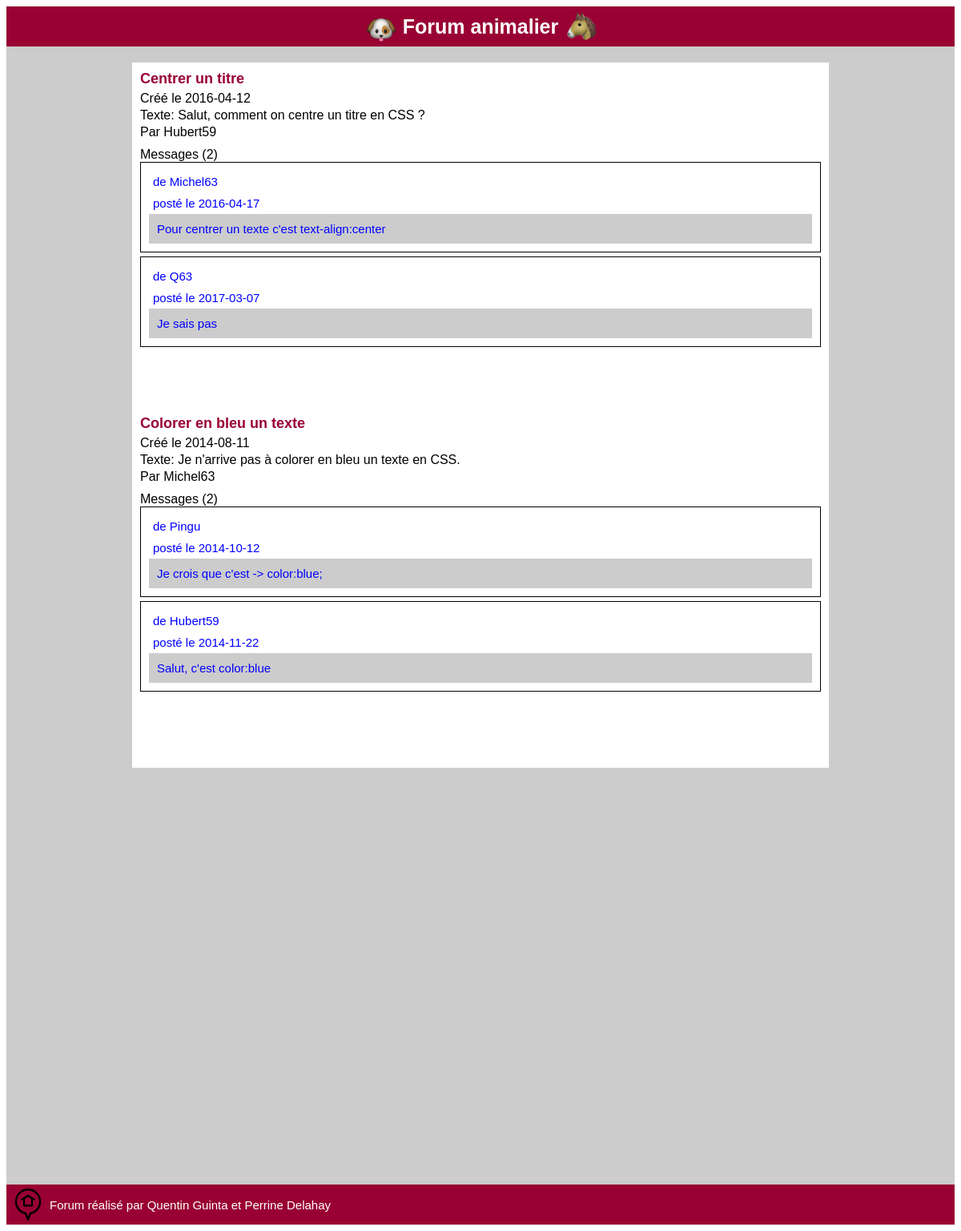
/sujet1.php, run on an earlier commit of the app's database.
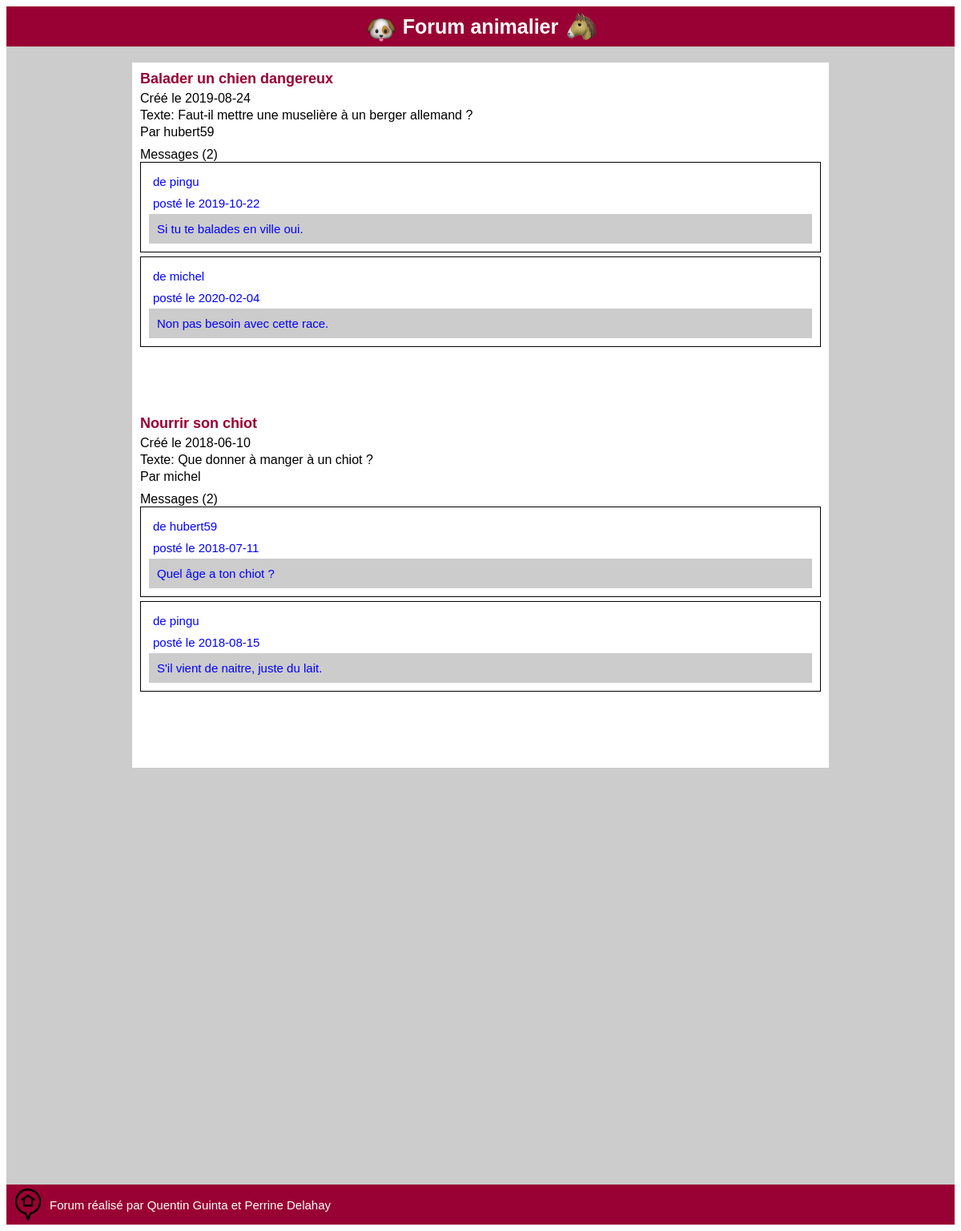
And on a later commit of the database.
### tables this page shows
CREATE TABLE IF NOT EXISTS Discussion(
idDiscussion INT AUTO_INCREMENT,
titreDiscussion VARCHAR(64),
texteDiscussion TEXT,
dateDiscussion DATE,
isClosed TINYINT,
idCategorie INT,
idUser INT,
PRIMARY KEY(idDiscussion));

CREATE TABLE IF NOT EXISTS Utilisateur(
idUser INT AUTO_INCREMENT,  
pseudo VARCHAR(64),  
email VARCHAR(64),
cheminAvatar VARCHAR(64), 
password VARCHAR(64),
isAdmin TINYINT,
isConnected TINYINT,
PRIMARY KEY(idUser));

CREATE TABLE IF NOT EXISTS Message(
idMessage INT AUTO_INCREMENT,
texteMessage TEXT,
dateMessage DATE,
idUser INT,
idDiscussion INT,
PRIMARY KEY(idMessage));

### dataManagers/CategorieManager.php (called while the page is built, shortened)
<?php
    include_once("C:/UwAmp/www/PPE01-Le-Forum/PHP Perrine/dataManagers/DiscussionManager.php");
    class CategorieManager
    {
        public static function getDiscussions($idCategorie)
        {
            $tabDiscussions = array();
            $connex = DatabaseLinker::getConnexion();
            $state = $connex->prepare("SELECT idDiscussion FROM Discussion WHERE idCategorie=? ORDER BY dateDiscussion DESC");
            $state->bindParam(1, $idCategorie);
            $state->execute();
            $resultats = $state->fetchAll();
            foreach($resultats as $result)
            {
                $discussion = DiscussionManager::findDiscussion($result["idDiscussion"]);
                $tabDiscussions[] = $discussion;
            }
            return $tabDiscussions;
        }
    }
?>

### dataManagers/DiscussionManager.php (called while the page is built, shortened)
<?php
    include_once("C:/UwAmp/www/PPE01-Le-Forum/PHP Perrine/data/Discussion.php");
    include_once("MessageManager.php");
    class DiscussionManager
    {
        public static function findDiscussion($idDiscussion)
        {
            $discussion = null;
            $connex = DatabaseLinker::getConnexion();
            $state = $connex->prepare("SELECT * FROM Discussion WHERE idDiscussion=?");
            $state->bindParam(1, $idDiscussion);
            $state->execute();
            $resultats = $state->fetchAll();
            if(sizeof($resultats)>0)
            {
                $result = $resultats[0];
                $discussion = new Discussion();
                $discussion->setIdDiscussion($idDiscussion);
                $discussion->setTitreDiscussion($result["titreDiscussion"]);
                $discussion->setTexteDiscussion($result["texteDiscussion"]);
                $discussion->setDateDiscussion($result["dateDiscussion"]);
                $discussion->setIsClosed($result["isClosed"]);
                $discussion->setIdCategorie($result["idCategorie"]);
                $discussion->setIdUser($result["idUser"]);
            }
            return $discussion;
        }
        public static function getMessages($idDiscussion)
        {
            $tabMessages = array();
            $connex = DatabaseLinker::getConnexion();
            $state = $connex->prepare("SELECT idMessage FROM Message WHERE idDiscussion=? ORDER BY dateMessage");
            $state->bindParam(1, $idDiscussion);
            $state->execute();
            $resultats = $state->fetchAll();
            foreach($resultats as $result)
            {
                $message = MessageManager::findMessage($result["idMessage"]);
                $tabMessages[] = $message;
            }
            return $tabMessages;
        }
    }
?>

### data/Discussion.php (called while the page is built, shortened)
<?php
    class Discussion
    {
        private $titreDiscussion;
        private $texteDiscussion;
        private $dateDiscussion;
        function getTitreDiscussion()
        {
            return $this->titreDiscussion;
        }
        function getTexteDiscussion()
        {
            return $this->texteDiscussion;
        }
        function getDateDiscussion()
        {
            return $this->dateDiscussion;
        }
        function setTitreDiscussion($titreDiscussion)
        {
            $this->titreDiscussion = $titreDiscussion;
        }
        function setTexteDiscussion($texteDiscussion)
        {
            $this->texteDiscussion = $texteDiscussion;
        }
        function setDateDiscussion($dateDiscussion)
        {
            $this->dateDiscussion = $dateDiscussion;
        }
    }
?>

### dataManagers/UtilisateurManager.php (called while the page is built, shortened)
<?php
    include_once("C:/UwAmp/www/PPE01-Le-Forum/PHP Perrine/data/Utilisateur.php");
    class UtilisateurManager
    {
        public static function findUserWithId($idUser)
        {
            $connex = DatabaseLinker::getConnexion();
            $user=null;
            $state=$connex->prepare("SELECT * FROM Utilisateur WHERE idUser=?");
            $state->bindParam(1,$idUser);
            $state->execute();
            $resultatsUsers=$state->fetchAll();
            if(!empty($resultatsUsers))
            {
                $resultUser=$resultatsUsers[0];
                $user = new Utilisateur();
                $user->setIdUser($resultUser["idUser"]);
                $user->setPseudo($resultUser["pseudo"]);
                $user->setEmail($resultUser["email"]);
                $user->setCheminAvatar($resultUser["cheminAvatar"]);
                $user->setPassword($resultUser["password"]);
                $user->setIsAdmin($resultUser["isAdmin"]);
                $user->setIsConnected($resultUser["isConnected"]);
            }
            return $user;
        }
    }
?>

### data/Utilisateur.php (called while the page is built, shortened)
<?php
    class Utilisateur
    {
        private $pseudo;
        function getPseudo()
        {
            return $this->pseudo;
        }
        function setPseudo($pseudo)
        {
            $this->pseudo = $pseudo;
        }
    }

### dataManagers/MessageManager.php (called while the page is built, shortened)
<?php
    include_once("C:/UwAmp/www/PPE01-Le-Forum/PHP Perrine/data/Message.php");
    class MessageManager
    {
        public static function findMessage($idMessage)
        {
            $message = null;
            $connex = DatabaseLinker::getConnexion();
            $state = $connex->prepare("SELECT * FROM Message WHERE idMessage=?");
            $state->bindParam(1, $idMessage);
            $state->execute();
            $resultats = $state->fetchAll();
            if(sizeof($resultats)>0)
            {
                $result = $resultats[0];
                $message = new Message();
                $message->setIdMessage($idMessage);
                $message->setTexteMessage($result["texteMessage"]);
                $message->setDateMessage($result["dateMessage"]);
                $message->setIdUser($result["idUser"]);
                $message->setIdDiscussion($result["idDiscussion"]);
            }
            return $message;
        }
    }
?>

### data/Message.php (called while the page is built, shortened)
<?php
    class Message
    {
        private $texteMessage;
        private $dateMessage;
        function getTexteMessage()
        {
            return $this->texteMessage;
        }
        function setTexteMessage($texteMessage)
        {
            $this->texteMessage = $texteMessage;
        }
        function getDateMessage()
        {
            return $this->dateMessage;
        }
        function setDateMessage($dateMessage)
        {
            $this->dateMessage = $dateMessage;
        }
    }
?>

### sujet1.php (the view, shortened to what this page needs)
<?php
    include_once("include/header.php");
    include_once("data/Utilisateur.php");
    include_once("dataManagers/UtilisateurManager.php");
    include_once("dataManagers/DiscussionManager.php");
    include_once("dataManagers/MessageManager.php");
    include_once("dataManagers/CategorieManager.php");
?>
 <?php
    $tabDiscussions = CategorieManager::getDiscussions(1);
    foreach($tabDiscussions as $discussion)
    {
?>
        <div class="discussion-container">
<?php
        $user= UtilisateurManager::findUserWithId($discussion->getIdUser());
        $tabMessages = DiscussionManager::getMessages($discussion->getIdDiscussion());
?>
        <div class="discussion-titre"><?php echo $discussion->getTitreDiscussion(); ?></div>
        <div class="discussion-date"><?php echo "Créé le ".$discussion->getDateDiscussion(); ?></div>
        <div class="discussion-texte"><?php echo "Texte: ".$discussion->getTexteDiscussion(); ?></div>
        <div class="discussion-user"><?php echo "Par ".$user->getPseudo(); ?></div>
        <div class="message-nombre"><?php echo "Messages (".sizeof($tabMessages).")";?></div>
<?php
        foreach($tabMessages as $message)
        {
            $user= UtilisateurManager::findUserWithId($message->getIdUser())
?>
            <div class="message-container">
                <div class="message-user"><?php echo "de ".$user->getPseudo(); ?></div>
                <div class="message-date"><?php echo "posté le ".$message->getDateMessage(); ?></div>
                <div class="message-texte"><?php echo $message->getTexteMessage(); ?></div>
            </div>
<?php
        }
?>
        </div>
<?php
    }
    include("include/footer.php")
?>

### include/header.php (shortened to what this page needs)
    <!DOCTYPE html>
<html lang="fr">
	<head>
                <link rel="stylesheet" type="text/css" href="css/index.css" media="all"/>
	</head>
	<body>
            <div class="bandeau-top">
                <a class="accueil-link" href="index.php">
                    <img src="images/dog-emoji.png" alt="logo-chien"/>
                    <span>Forum animalier</span>
                    <img src="images/horse-emoji.png" alt="logo-cheval">
                </a>
            </div>
            <div class="page-container">
        <div class="page-content">

### include/footer.php
        </div>
    </div>
    <div class="bandeau-bottom">
        <a class="accueil-link" href="index.php">
            <img src="images/style-one-pin-home.png" alt="logo-home"/>
        </a>
        <span>Forum réalisé par Quentin Guinta et Perrine Delahay</span>
    </div>
    </body>
</html>

### css/index.css (style rules this page uses)
.accueil-link { display: flex; align-items: center; text-decoration: none; }
.bandeau-top { width: 100%; height:50px; background: #990033; display: flex; justify-content: center; align-items: center; font-family: tahoma, sans-serif; }
.bandeau-top img { height: 40px; width: 40px; margin-right: 7px; margin-left: 7px; }
.bandeau-top span { color:white; font-weight: bold; font-size: 25px; }
.bandeau-bottom { width: 100%; height:50px; background: #990033; display: flex; justify-content: flex-start; align-items: center; font-family: tahoma, sans-serif; }
.bandeau-bottom span { color:white; font-size: 15px; }
.bandeau-bottom img { height: 40px; width: 40px; margin-right: 7px; margin-left: 7px; }
.page-container { font-family: tahoma, sans-serif; display: flex; justify-content: center; background: #cccccc; padding-bottom: 500px; height:100%; }
.page-content { margin-top: 20px; width: 850px; background: white; padding: 10px; margin-bottom: 20px; }
img { height: 30px; width: 30px; }
.discussion-container { margin-bottom: 40px; padding-bottom : 40px; }
.discussion-titre { font-weight: bold; font-size: 18px; color: #990033; margin-bottom: 5px; }
.discussion-date { margin-bottom: 3px; }
.discussion-texte { margin-bottom: 3px; }
.discussion-user { margin-bottom: 10px; }
.message-container { color: blue; font-size: 15px; border: 0.5px solid black; margin-bottom: 5px; padding: 10px; }
.message-texte { background-color: #cccccc; padding: 10px; }
.message-date { padding: 5px; }
.message-user { padding: 5px; }

What changed in the data, as far as the page shows it:
removed message: idUser.pseudo "Michel63", dateMessage "2016-04-17", texteMessage "Pour centrer un texte c'est text-align:center", shown under discussion "Centrer un titre"
removed message: idUser.pseudo "Q63", dateMessage "2017-03-07", texteMessage "Je sais pas", shown under discussion "Centrer un titre"
removed discussion: titreDiscussion "Colorer en bleu un texte", dateDiscussion "2014-08-11", texteDiscussion "Je n'arrive pas à colorer en bleu un texte en CSS.", idUser.pseudo "Michel63", sizeof($tabMessages) "2"
removed message: idUser.pseudo "Pingu", dateMessage "2014-10-12", texteMessage "Je crois que c'est -> color:blue;", shown under discussion "Colorer en bleu un texte"
removed message: idUser.pseudo "Hubert59", dateMessage "2014-11-22", texteMessage "Salut, c'est color:blue", shown under discussion "Colorer en bleu un texte"
changed discussion: titreDiscussion "Centrer un titre" → "Balader un chien dangereux"; dateDiscussion "2016-04-12" → "2019-08-24"; texteDiscussion "Salut, comment on centre un titre en CSS ?" → "Faut-il mettre une muselière à un berger allemand ?"; idUser.pseudo "Hubert59" → "hubert59"
added message: idUser.pseudo "pingu", dateMessage "2019-10-22", texteMessage "Si tu te balades en ville oui.", shown under discussion "Balader un chien dangereux"
added message: idUser.pseudo "michel", dateMessage "2020-02-04", texteMessage "Non pas besoin avec cette race.", shown under discussion "Balader un chien dangereux"
added discussion: titreDiscussion "Nourrir son chiot", dateDiscussion "2018-06-10", texteDiscussion "Que donner à manger à un chiot ?", idUser.pseudo "michel", sizeof($tabMessages) "2"
added message: idUser.pseudo "hubert59", dateMessage "2018-07-11", texteMessage "Quel âge a ton chiot ?", shown under discussion "Nourrir son chiot"
added message: idUser.pseudo "pingu", dateMessage "2018-08-15", texteMessage "S'il vient de naitre, juste du lait.", shown under discussion "Nourrir son chiot"
